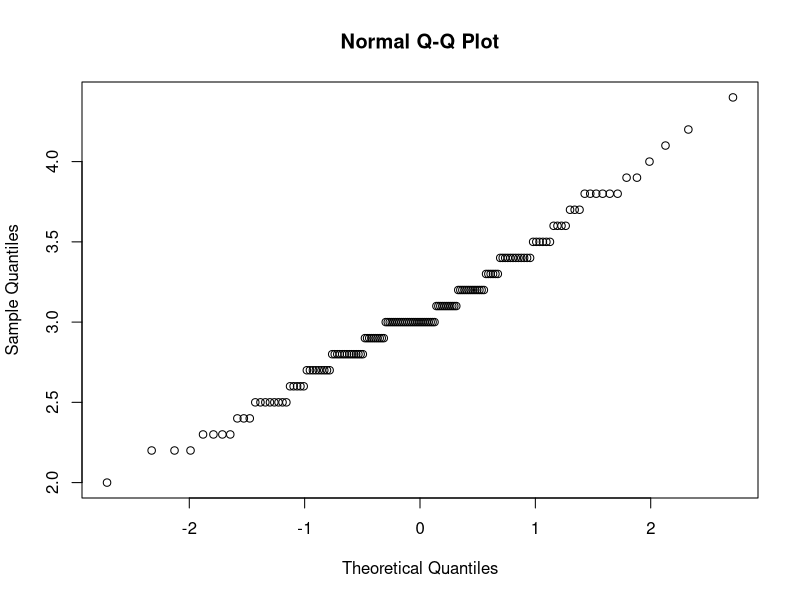
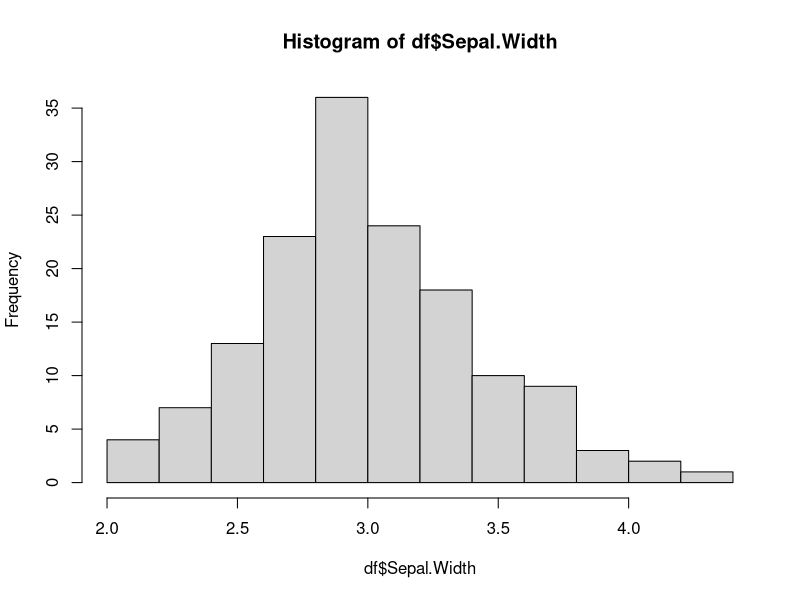

Write R code to recreate these figures, in order.
## ---- chunk 1
df <- iris
shapiro.test(df$Sepal.Width)
## ---- chunk 2
qqnorm(df$Sepal.Width)
## ---- chunk 3
hist(df$Sepal.Width)
## ---- chunk 4
library(car)
leveneTest(df$Sepal.Width ~ df$Species , data=df)
## ---- chunk 5
t.test(df$Sepal.Width , mu=5)
## ---- chunk 6
library(tidyverse)
t.test(df$Sepal.Width ~ df$Species=="setosa" |df$Species=="versicolor")
## ---- chunk 7
library(tidyverse)
t.test(df$Sepal.Width ~ df$Species=="versicolor" |df$Species=="virginica")
## ---- chunk 8
pre_treatment <- c(rnorm(2000, mean = 140, sd=10 ))
tibble(pre_treatment)
post_treatment <- c(rnorm(2000, mean = 170, sd=10))
tibble(post_treatment)
t.test(pre_treatment, post_treatment, paired = TRUE)

